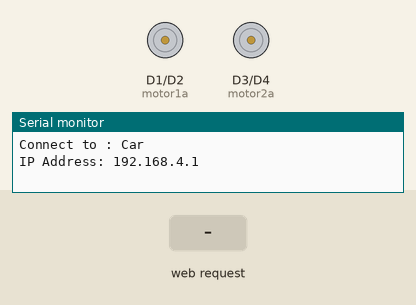
Bench run of a sketch on a simulated ESP8266 (NodeMCU). On the bench: motor-driver pin pairs drawn as motors (green arrow = first pin HIGH = forward, orange = second pin HIGH = backward, longer = more drive, scaled by the enable pin), the last lines printed to the serial monitor. The inputs (shaded band) are chosen by the test bench.

Above: at 1.2 s.
1.3 s: HTTP request GET /go received
At 2.0 s:
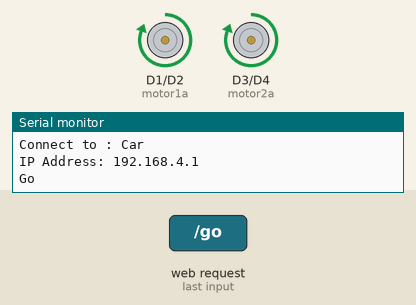
2.8 s: HTTP request GET /right received
At 3.1 s:
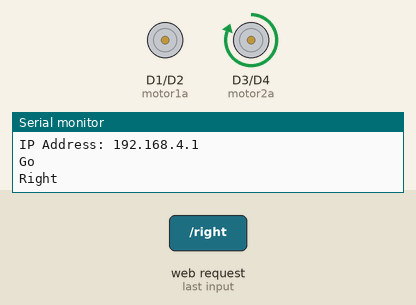
4.3 s: HTTP request GET /back received
At 5.4 s:
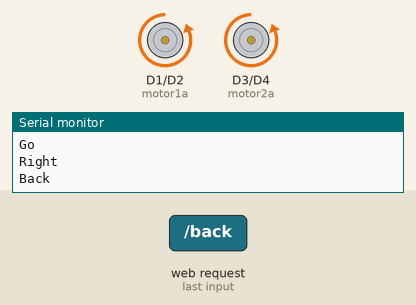
5.8 s: HTTP request GET /left received
At 6.6 s:
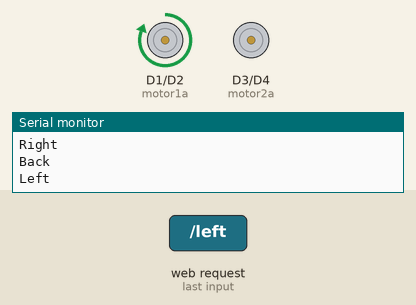
7.3 s: HTTP request GET /go?val=1 received
At 7.7 s:
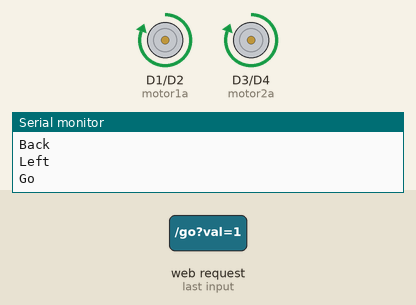
8.8 s: HTTP request GET /right?val=1 received
At 10.1 s:
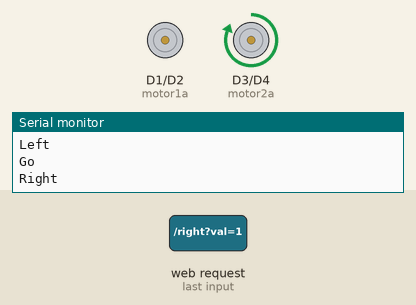
Timing chart, 0 to 11.3 s (numbered marks = the images above; inputs shaded):
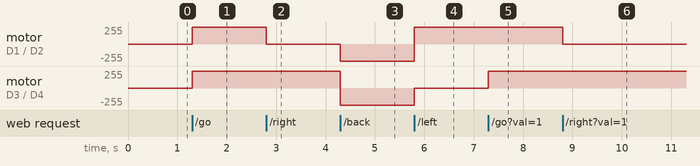

The sketch:

Cars.ino
```cpp
#include "ESP8266WiFi.h"
#include "ESPAsyncTCP.h"
#include "ESPAsyncWebServer.h"

const char *ssid = "Car";

AsyncWebServer server(80);

int SPEED = 1023;

int motor1a = D1;
int motor1b = D2;
int motor2a = D3;
int motor2b = D4;
int pwm1 = D5;
int pwm2 = D6;

const char index_html[] PROGMEM = R"rawliteral(
  <html>
      <head>
          <meta name="viewport" content="width=device-width, initial-scale=1, maximum-scale=1, user-scalable=no;" />
          <style>
              * {
                  text-align: center;
                  -webkit-user-select: none;
                  -webkit-touch-callout: none;
                  -moz-user-select: none;
                  -ms-user-select: none;
                  user-select: none;
              }
              button {
                  width: 120px;
                  height: 120px;
                  font-size: 16px;
                  border-radius: 0px;
                  border: 1px solid #e1e1e1;
                  background-color: #a0fff2;
              }
              button:active {
                  background-color: red;
              }
          </style>
          <script>
              function getsend(action) {
                  var xhttp = new XMLHttpRequest();
                  xhttp.open("GET", action + "?" + new Date().getTime(), true);
                  xhttp.send();
              }
          </script>
      </head>
      <body>
          <p>
              <button onmousedown="getsend('go')" onmouseup="getsend('stop')" ontouchstart="getsend('go')" ontouchend="getsend('stop')">Go</button>
          </p>
          <p>
              <button onmousedown="getsend('left')" onmouseup="getsend('stop')" ontouchstart="getsend('left')" ontouchend="getsend('stop')">Left</button>
              <button style="visibility: hidden;">Stop</button>
              <button onmousedown="getsend('right')" onmouseup="getsend('stop')" ontouchstart="getsend('right')" ontouchend="getsend('stop')">Right</button>
          </p>
          <p>
              <button onmousedown="getsend('back')" onmouseup="getsend('stop')" ontouchstart="getsend('back')" ontouchend="getsend('stop')">Back</button>
          </p>
      </body>
  </html>
)rawliteral";

void setup() {
    Serial.begin(9600);
    Serial.println();

    // MOTOR ตัวที่ 1
    pinMode(motor1a, OUTPUT);
    pinMode(motor1b, OUTPUT);
    pinMode(pwm1, OUTPUT);

    // MOTOR ตัวที่ 2
    pinMode(motor2a, OUTPUT);
    pinMode(motor2b, OUTPUT);
    pinMode(pwm2, OUTPUT);

    SetSpeed();

    WiFi.mode(WIFI_AP);
    WiFi.softAP(ssid);
    Serial.print("Connect to : ");
    Serial.println(ssid);
    IPAddress apip = WiFi.softAPIP();
    Serial.print("IP Address: ");
    Serial.println(apip);

    server.on("/", HTTP_GET, [](AsyncWebServerRequest *request) {
        Serial.println("root");
        request->send(200, "text/html", index_html);
    });
    server.on("/go", HTTP_GET, [](AsyncWebServerRequest *request) {
        Go();
        request->send(200, "text/plain", "go");
    });
    server.on("/right", HTTP_GET, [](AsyncWebServerRequest *request) {
        Right();
        request->send(200, "text/plain", "right");
    });
    server.on("/back", HTTP_GET, [](AsyncWebServerRequest *request) {
        Back();
        request->send(200, "text/plain", "back");
    });
    server.on("/left", HTTP_GET, [](AsyncWebServerRequest *request) {
        Left();
        request->send(200, "text/plain", "left");
    });
    server.on("/stop", HTTP_GET, [](AsyncWebServerRequest *request) {
        Stop();
        request->send(200, "text/plain", "stop");
    });
    server.on("/speed", HTTP_GET, [](AsyncWebServerRequest *request) {
        if (request->hasParam("val")) {
            String val = request->getParam("val")->value();
            SPEED = val.toInt();
            SetSpeed();
            Serial.println(SPEED);
            request->send(200, "text/plain", String(SPEED));
        } else {
            Serial.println(SPEED);
            request->send(200, "text/plain", String(SPEED));
        }
    });
    DefaultHeaders::Instance().addHeader("Access-Control-Allow-Origin", "*");
    server.begin();
}

void loop(){
}
void SetSpeed() {
    analogWrite(pwm1, SPEED);
    analogWrite(pwm2, SPEED);
}
void Go() {
    Serial.println("Go");
    digitalWrite(motor1a, HIGH);
    digitalWrite(motor1b, LOW);
    digitalWrite(motor2a, HIGH);
    digitalWrite(motor2b, LOW);
}

void Back() {
    Serial.println("Back");
    digitalWrite(motor1a, LOW);
    digitalWrite(motor1b, HIGH);
    digitalWrite(motor2a, LOW);
    digitalWrite(motor2b, HIGH);
}

void Left() {
    Serial.println("Left");
    digitalWrite(motor1a, HIGH);
    digitalWrite(motor1b, LOW);
    digitalWrite(motor2a, LOW);
    digitalWrite(motor2b, LOW);
}

void Right() {
    Serial.println("Right");
    digitalWrite(motor1a, LOW);
    digitalWrite(motor1b, LOW);
    digitalWrite(motor2a, HIGH);
    digitalWrite(motor2b, LOW);
}

void Stop() {
    Serial.println("Stop");
    digitalWrite(motor1a, LOW);
    digitalWrite(motor1b, LOW);
    digitalWrite(motor2a, LOW);
    digitalWrite(motor2b, LOW);
}
```

Measured:
- after the input at 1.3 s, motor on D1 (motor1a) / D2 (motor1b), motor on D3 (motor2a) / D4 (motor2b): stopped → forward 255/255 at once
- after the input at 2.8 s, motor on D1 (motor1a) / D2 (motor1b): forward 255/255 → stopped at once
- after the input at 4.3 s, motor on D1 (motor1a) / D2 (motor1b): stopped → backward 255/255 at once; motor on D3 (motor2a) / D4 (motor2b): forward 255/255 → backward 255/255 at once
- after the input at 5.8 s, motor on D1 (motor1a) / D2 (motor1b): backward 255/255 → forward 255/255 at once; motor on D3 (motor2a) / D4 (motor2b): backward 255/255 → stopped at once
- after the input at 7.3 s, motor on D3 (motor2a) / D4 (motor2b): stopped → forward 255/255 at once
- after the input at 8.8 s, motor on D1 (motor1a) / D2 (motor1b): forward 255/255 → stopped at once
